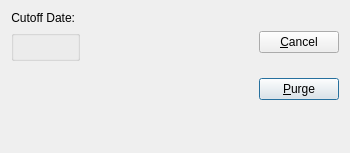
<ui version="4.0" >
 <comment>This file is part of the xTuple ERP: PostBooks Edition, a free and
open source Enterprise Resource Planning software suite,
Copyright (c) 1999-2011 by OpenMFG LLC, d/b/a xTuple.
It is licensed to you under the Common Public Attribution License
version 1.0, the full text of which (including xTuple-specific Exhibits)
is available at www.xtuple.com/CPAL.  By using this software, you agree
to be bound by its terms.</comment>
 <class>purgePostedCountSlips</class>
 <widget class="QDialog" name="purgePostedCountSlips" >
  <property name="geometry" >
   <rect>
    <x>0</x>
    <y>0</y>
    <width>350</width>
    <height>153</height>
   </rect>
  </property>
  <property name="windowTitle" >
   <string>Purge Posted Count Slips</string>
  </property>
  <layout class="QGridLayout" name="gridLayout_2" >
   <item row="0" column="0" >
    <layout class="QGridLayout" name="gridLayout" >
     <item row="0" column="0" >
      <layout class="QVBoxLayout" >
       <property name="spacing" >
        <number>0</number>
       </property>
       <item>
        <layout class="QVBoxLayout" >
         <property name="spacing" >
          <number>5</number>
         </property>
         <item>
          <layout class="QHBoxLayout" >
           <property name="spacing" >
            <number>5</number>
           </property>
           <item>
            <widget class="QLabel" name="_cutoffDateLit" >
             <property name="text" >
              <string>Cutoff Date:</string>
             </property>
             <property name="alignment" >
              <set>Qt::AlignRight|Qt::AlignTrailing|Qt::AlignVCenter</set>
             </property>
            </widget>
           </item>
           <item>
            <layout class="QHBoxLayout" >
             <property name="spacing" >
              <number>0</number>
             </property>
             <item>
              <widget class="DLineEdit" name="_cutOffDate" />
             </item>
             <item>
              <spacer name="spacer105" >
               <property name="orientation" >
                <enum>Qt::Horizontal</enum>
               </property>
               <property name="sizeType" >
                <enum>QSizePolicy::Preferred</enum>
               </property>
               <property name="sizeHint" stdset="0" >
                <size>
                 <width>0</width>
                 <height>10</height>
                </size>
               </property>
              </spacer>
             </item>
            </layout>
           </item>
          </layout>
         </item>
         <item>
          <widget class="WarehouseGroup" name="_warehouse" >
           <property name="title" >
            <string/>
           </property>
           <property name="fixedSize" >
            <bool>false</bool>
           </property>
          </widget>
         </item>
        </layout>
       </item>
       <item>
        <spacer name="Spacer10" >
         <property name="orientation" >
          <enum>Qt::Vertical</enum>
         </property>
         <property name="sizeType" >
          <enum>QSizePolicy::Expanding</enum>
         </property>
         <property name="sizeHint" stdset="0" >
          <size>
           <width>20</width>
           <height>16</height>
          </size>
         </property>
        </spacer>
       </item>
      </layout>
     </item>
     <item row="0" column="1" >
      <layout class="QHBoxLayout" >
       <property name="spacing" >
        <number>0</number>
       </property>
       <item>
        <spacer name="Spacer9" >
         <property name="orientation" >
          <enum>Qt::Horizontal</enum>
         </property>
         <property name="sizeType" >
          <enum>QSizePolicy::Expanding</enum>
         </property>
         <property name="sizeHint" stdset="0" >
          <size>
           <width>16</width>
           <height>20</height>
          </size>
         </property>
        </spacer>
       </item>
       <item>
        <layout class="QVBoxLayout" >
         <property name="spacing" >
          <number>5</number>
         </property>
         <item>
          <widget class="QPushButton" name="_close" >
           <property name="enabled" >
            <bool>true</bool>
           </property>
           <property name="sizePolicy" >
            <sizepolicy vsizetype="Fixed" hsizetype="Minimum" >
             <horstretch>0</horstretch>
             <verstretch>0</verstretch>
            </sizepolicy>
           </property>
           <property name="minimumSize" >
            <size>
             <width>0</width>
             <height>0</height>
            </size>
           </property>
           <property name="text" >
            <string>&amp;Cancel</string>
           </property>
          </widget>
         </item>
         <item>
          <widget class="QPushButton" name="_purge" >
           <property name="text" >
            <string>&amp;Purge</string>
           </property>
           <property name="default" >
            <bool>true</bool>
           </property>
          </widget>
         </item>
         <item>
          <spacer name="Spacer8" >
           <property name="orientation" >
            <enum>Qt::Vertical</enum>
           </property>
           <property name="sizeType" >
            <enum>QSizePolicy::Preferred</enum>
           </property>
           <property name="sizeHint" stdset="0" >
            <size>
             <width>20</width>
             <height>20</height>
            </size>
           </property>
          </spacer>
         </item>
        </layout>
       </item>
      </layout>
     </item>
    </layout>
   </item>
  </layout>
 </widget>
 <layoutdefault spacing="6" margin="11" />
 <pixmapfunction>qPixmapFromMimeSource</pixmapfunction>
 <customwidgets>
  <customwidget>
   <class>DLineEdit</class>
   <extends>QWidget</extends>
   <header>datecluster.h</header>
  </customwidget>
  <customwidget>
   <class>WarehouseGroup</class>
   <extends>QGroupBox</extends>
   <header>warehousegroup.h</header>
  </customwidget>
 </customwidgets>
 <tabstops>
  <tabstop>_cutOffDate</tabstop>
  <tabstop>_warehouse</tabstop>
  <tabstop>_purge</tabstop>
  <tabstop>_close</tabstop>
 </tabstops>
 <resources/>
 <connections>
  <connection>
   <sender>_close</sender>
   <signal>clicked()</signal>
   <receiver>purgePostedCountSlips</receiver>
   <slot>reject()</slot>
   <hints>
    <hint type="sourcelabel" >
     <x>20</x>
     <y>20</y>
    </hint>
    <hint type="destinationlabel" >
     <x>20</x>
     <y>20</y>
    </hint>
   </hints>
  </connection>
 </connections>
</ui>
